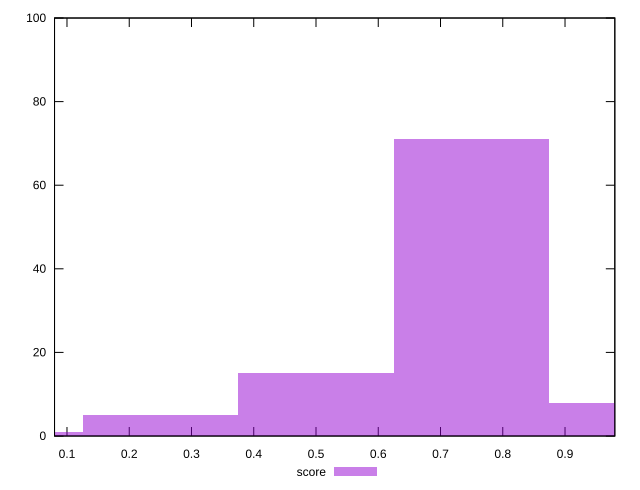

Write the gnuplot code that produced this figure.
reset

$score <<EOF
0.7499056276351881 71
0.9998741701802507 8
0.49993708509012535 15
0.24996854254506268 5
0 1
EOF

set key outside below
set boxwidth 0.24996854254506268
set xrange [0.08:0.98]
set yrange [0:100]
set trange [0:100]
set style fill transparent solid 0.5 noborder
set terminal svg size 640, 490 enhanced background rgb 'white'
set output "reprap/first-cpu-idle/samples/pages+cached+noexternal+nomedia/score/histogram.svg"

plot $score title "score" with boxes

reset
